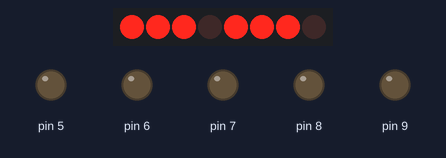
A sketch run on a simulated Arduino Uno, built with avr-gcc and run on an emulated ATmega328P. On the bench: 8 shift-register outputs drawn as a row of LEDs (first output left, lit = HIGH), output pins drawn as LEDs (lit = HIGH). Wiring (inferred from the names in the program): shift register (74HC595): data pin 2; shift clock pin 3; latch pin 4. Wiring (inferred from the signals the program sends): row of LEDs: on Q0, Q1, Q2, Q3, Q4, Q5, Q6, Q7. Pins used as bus, display or sensor lines are not drawn.

Above: at 0.5 s.
At 2.5 s:
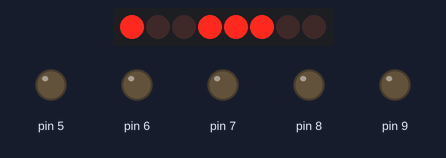
At 3.5 s:
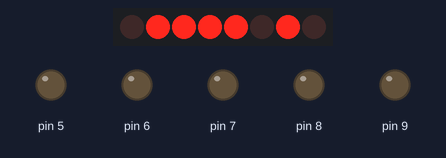
At 4.5 s:
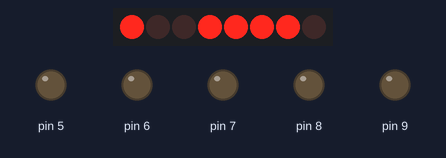
At 8.0 s:
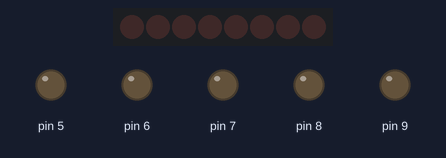
At 11.5 s:
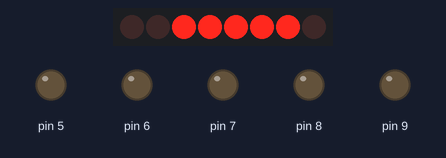
Timing chart, 0 to 13.0 s (numbered marks = the images above):
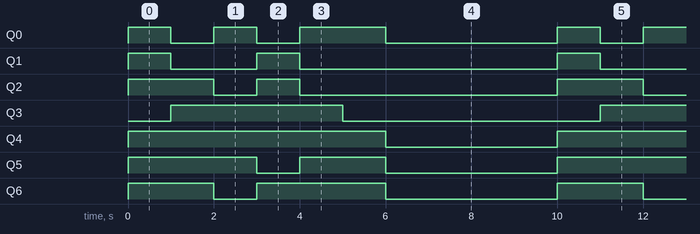

Measured:
- by itself, Q0: repeats every 10.0 s: LOW 1.0 s, HIGH 1.0 s, LOW 1.0 s, HIGH 2.0 s, LOW 4.0 s, HIGH 1.0 s
- by itself, Q1: repeats every 10.0 s: LOW 2.0 s, HIGH 1.0 s, LOW 6.0 s, HIGH 1.0 s
- by itself, Q2: repeats every 10.0 s: LOW 1.0 s, HIGH 1.0 s, LOW 6.0 s, HIGH 2.0 s
- by itself, Q3: alternates HIGH for 4.0 s and LOW for 6.0 s
- by itself, Q4: alternates HIGH for 6.0 s and LOW for 4.0 s
- by itself, Q5: repeats every 10.0 s: LOW 1.0 s, HIGH 2.0 s, LOW 4.0 s, HIGH 3.0 s
- by itself, Q6: repeats every 10.0 s: LOW 1.0 s, HIGH 3.0 s, LOW 4.0 s, HIGH 2.0 s

The sketch:

ex_4_4_2_AR14.ino
```cpp
 // 0~9까지 LED 표시를 위한 상수 설정
const byte number[10] = {
//dot  gfedcba
  B01110111, //A
  B01111100,  //B
  B00111001,  //C
  B01011110,  //D
  B01111001,  //E
  B01110001,  //F
};

 int ds =2;
 int shcp =3;
 int stcp =4;// 74595의 DS핀을 Arduino의 2번핀에 연결
  // 74595의 STCP핀을 Arduino의 3번핀에 연결
  // 74595의 SHSP핀을 Arduino의 4번핀에 연결

void setup()
{
  // 2~9번핀을 출력으로 초기화 시킨다.
  for(int i = 2; i <= 9; ++i){
    pinMode(i,OUTPUT);
  };
  digitalWrite(9,LOW);	// 점은 표시하지 않는다
}

void loop()
{
   // k값을 0~9로 변화시킨다.
  for(int k = 0; k <= 9; ++k){
    fndDisplay74595(k);// k값을 출력한다
   delay(1000);         // 1초간 지연시킨다.
  };
}

// LED 점등
void fndDisplay74595(int displayValue){
  // STCP에 LOW 신호를 보내서 74595로 데이터전송을 시작한다.
  digitalWrite(stcp,LOW);
  // shiftOut 명령어로 74595에 출력을 보낸다.
  shiftOut(ds, shcp, MSBFIRST,number[displayValue]);
  // STCP에 HIGH 신호를 보내서 74595로 데이터전송을 종료한다.
  digitalWrite(stcp,HIGH);
}
```
